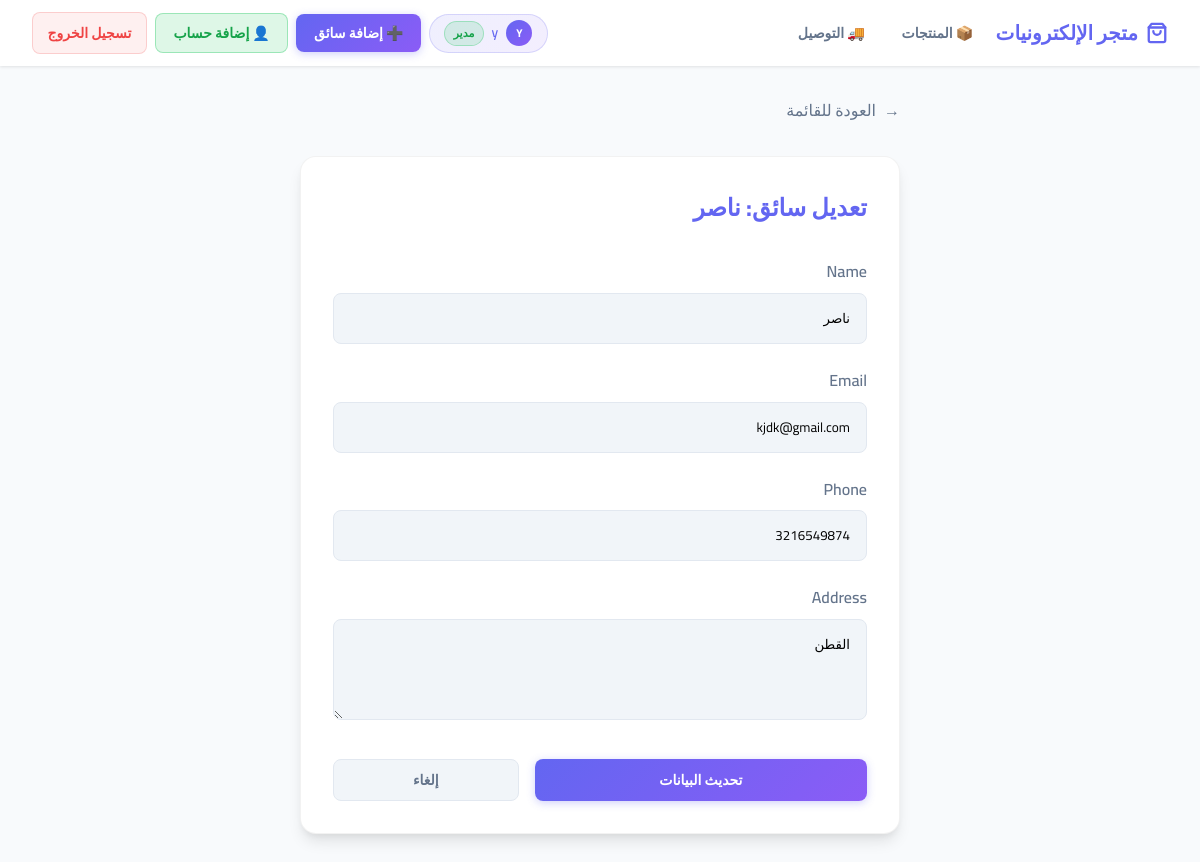
The app's page /delivery/edit/7/ (signed in) with its own data.
### delivery/models.py (models this page shows, shortened)
class Delivery(models.Model):
    name = models.CharField(max_length=100)
    email = models.CharField(max_length=100)
    phone = models.IntegerField()
    address = models.CharField(max_length=100)

### delivery/views.py (the view, shortened to what this page needs)
# urls.py: path('edit/<int:pk>/', views.DeliveryUpdateView.as_view(), name='delivery_update'),
class DeliveryUpdateView(LoginRequiredMixin, PermissionRequiredMixin, View):
    template_name = 'delivery/edit.html'
    permission_required = 'delivery.change_delivery'
    raise_exception = True
    def get(self, request, pk):
        delivery = get_object_or_404(Delivery, pk=pk)
        form = DeliveryForm(instance=delivery)
        return render(request, self.template_name, {'form': form, 'delivery': delivery})

### delivery/forms.py
class DeliveryForm(forms.ModelForm):
    class Meta:
        model = Delivery
        fields = ['name', 'email', 'phone', 'address']
        widgets = {
            'name': forms.TextInput(attrs={'class': 'form-control', 'placeholder': 'اسم السائق'}),
            'email': forms.EmailInput(attrs={'class': 'form-control', 'placeholder': 'البريد الإلكتروني'}),
            'phone': forms.TextInput(attrs={'class': 'form-control', 'placeholder': 'رقم الهاتف'}),
            'address': forms.Textarea(attrs={'class': 'form-control', 'placeholder': 'العنوان', 'rows': 3}),
        }

### delivery/templates/delivery/edit.html (shortened to what this page needs)
{% extends 'delivery/base.html' %}
{% block content %}
<div style="max-width: 600px; margin: 0 auto;">
    <div style="margin-bottom: 2rem;">
        <a href="{% url 'delivery:delivery_list' %}" style="text-decoration: none; color: var(--text-muted); display: flex; align-items: center; gap: 0.5rem;">
            <span>&rarr;</span> العودة للقائمة
        </a>
    </div>
    <div class="card">
        <h2 style="margin-bottom: 2rem; font-weight: 700; color: var(--primary);">تعديل سائق: {{ delivery.name }}</h2>
        <form method="post">
            {% for field in form %}
            <div class="form-group">
                <label for="{{ field.id_for_label }}">{{ field.label }}</label>
                {{ field }}
            </div>
            {% endfor %}
            <div style="margin-top: 2rem; display: flex; gap: 1rem;">
                <button type="submit" class="btn btn-primary" style="flex: 2;">تحديث البيانات</button>
                <a href="{% url 'delivery:delivery_list' %}" class="btn btn-secondary" style="flex: 1;">إلغاء</a>
            </div>
        </form>
    </div>
</div>
{% endblock %}

### delivery/templates/delivery/base.html (shortened to what this page needs)
{% load static %}
<!DOCTYPE html>
<html lang="ar" dir="rtl">
<head>
    <link href="{% static 'css/style.css' %}" rel="stylesheet">
</head>
<body>
    <nav class="navbar">
        <div class="navbar-links" style="flex:1;">
            <a href="{% url 'delivery:delivery_list' %}" class="navbar-brand">
                <svg width="22" height="22" viewBox="0 0 24 24" fill="none" stroke="currentColor" stroke-width="2.5" stroke-linecap="round" stroke-linejoin="round">
                    <path d="M6 2 3 6v14a2 2 0 0 0 2 2h14a2 2 0 0 0 2-2V6l-3-4Z"/>
                    <path d="M3 6h18"/><path d="M16 10a4 4 0 0 1-8 0"/>
                </svg>
                متجر الإلكترونيات
            </a>
            {% if user.is_authenticated %}
            <a href="{% url 'products:product_list' %}" class="nav-link" id="nav_products">📦 المنتجات</a>
            <a href="{% url 'delivery:delivery_list' %}" class="nav-link" id="nav_delivery">🚚 التوصيل</a>
            {% endif %}
        </div>
        <div class="navbar-links">
            {% if user.is_authenticated %}
                <div class="user-badge">
                    <div class="avatar">{{ user.username|slice:":1"|upper }}</div>
                    <span>{{ user.username }}</span>
                    {% if user.is_staff %}
                        <span class="permission-badge">مدير</span>
                    {% endif %}
                </div>
                {% if perms.delivery.add_delivery or user.is_staff %}
                <a href="{% url 'delivery:delivery_create' %}" class="btn btn-primary" id="nav_add_delivery">
                    ➕ إضافة سائق
                </a>
                {% endif %}
                {% if user.username == 'y' or user.is_superuser %}
                <a href="{% url 'accounts:register' %}" class="btn" id="nav_add_account"
                   style="background:rgba(34,197,94,0.15);color:#16a34a;border:1px solid rgba(34,197,94,0.35);">
                    👤 إضافة حساب
                </a>
                {% endif %}
                <form method="post" action="{% url 'accounts:logout' %}" class="logout-form">
                    <button type="submit" class="btn-logout" id="nav_logout_btn">تسجيل الخروج</button>
                </form>
            {% else %}
                <a href="{% url 'accounts:login' %}" class="btn btn-outline" id="nav_login_btn">تسجيل الدخول</a>
            {% endif %}
        </div>
    </nav>
    <div class="container animate-fade-in">
        {% block content %}{% endblock %}
    </div>
</body>
</html>

### static/css/style.css (style rules this page uses)
:root { --primary: #6366f1; --primary-hover: #4f46e5; --secondary: #64748b; --bg: #f8fafc; --card-bg: #ffffff; --text-main: #1e293b; --text-muted: #64748b; --danger: #ef4444; --success: #22c55e; --shadow: 0 10px 15px -3px rgba(0, 0, 0, 0.1), 0 4px 6px -2px rgba(0, 0, 0, 0.05); }
* { margin: 0; padding: 0; box-sizing: border-box; }
body { font-family: 'Cairo', 'Outfit', sans-serif; background-color: var(--bg); color: var(--text-main); line-height: 1.6; }
.navbar { background: rgba(255, 255, 255, 0.9); backdrop-filter: blur(12px); padding: 0.75rem 2rem; position: sticky; top: 0; z-index: 50; box-shadow: 0 1px 3px 0 rgba(0, 0, 0, 0.1); display: flex; justify-content: space-between; align-items: center; gap: 1rem; }
.navbar-brand { font-size: 1.25rem; font-weight: 700; color: var(--primary); text-decoration: none; display: flex; align-items: center; gap: 0.5rem; flex-shrink: 0; }
.navbar-links { display: flex; align-items: center; gap: 0.5rem; flex-wrap: wrap; }
.nav-link { padding: 0.45rem 0.9rem; border-radius: 0.5rem; text-decoration: none; font-weight: 600; font-size: 0.875rem; color: var(--text-muted); transition: all 0.2s; }
.user-badge { display: flex; align-items: center; gap: 0.5rem; background: linear-gradient(135deg, rgba(99,102,241,0.1), rgba(139,92,246,0.1)); border: 1px solid rgba(99,102,241,0.2); border-radius: 2rem; padding: 0.35rem 0.9rem; font-size: 0.85rem; font-weight: 600; color: var(--primary); }
.user-badge .avatar { width: 26px; height: 26px; border-radius: 50%; background: linear-gradient(135deg, #6366f1, #8b5cf6); display: flex; align-items: center; justify-content: center; color: white; font-size: 0.7rem; font-weight: 700; }
.permission-badge { font-size: 0.7rem; padding: 0.15rem 0.5rem; border-radius: 1rem; background: rgba(34,197,94,0.15); color: #16a34a; border: 1px solid rgba(34,197,94,0.3); }
.btn { display: inline-flex; align-items: center; justify-content: center; padding: 0.5rem 1.1rem; border-radius: 0.5rem; font-weight: 600; cursor: pointer; transition: all 0.2s; text-decoration: none; border: none; gap: 0.4rem; font-family: inherit; font-size: 0.875rem; }
.btn-primary { background: linear-gradient(135deg, #6366f1, #8b5cf6); color: white; box-shadow: 0 2px 8px rgba(99,102,241,0.3); }
.btn-secondary { background-color: #f1f5f9; color: var(--secondary); border: 1px solid #e2e8f0; }
.container { max-width: 1000px; margin: 2rem auto; padding: 0 1rem; }
.card { background: var(--card-bg); border-radius: 1rem; padding: 2rem; box-shadow: var(--shadow); border: 1px solid rgba(0, 0, 0, 0.05); }
.form-group { margin-bottom: 1.5rem; }
.form-group label { display: block; margin-bottom: 0.5rem; font-weight: 600; color: var(--text-muted); }
.form-control { width: 100%; padding: 0.75rem 1rem; border-radius: 0.5rem; border: 1px solid #e2e8f0; background: #f1f5f9; transition: all 0.2s; font-family: inherit; }
.animate-fade-in { animation: fadeIn 0.4s ease-out; }
.logout-form { display: inline; }
.btn-logout { background: rgba(239,68,68,0.08); color: var(--danger); border: 1px solid rgba(239,68,68,0.2); padding: 0.45rem 0.9rem; border-radius: 0.5rem; font-weight: 600; cursor: pointer; font-family: inherit; font-size: 0.875rem; transition: all 0.2s; }

### records on screen
Delivery: name "ناصر", form "ناصر" "kjdk@gmail.com" "3216549874" "القطن"

### other values on screen
{{ user.username|slice:":1"|upper }} "Y"
{{ user.username }} "y"
{{ field.label }} "Name" "Email" "Phone" "Address"
